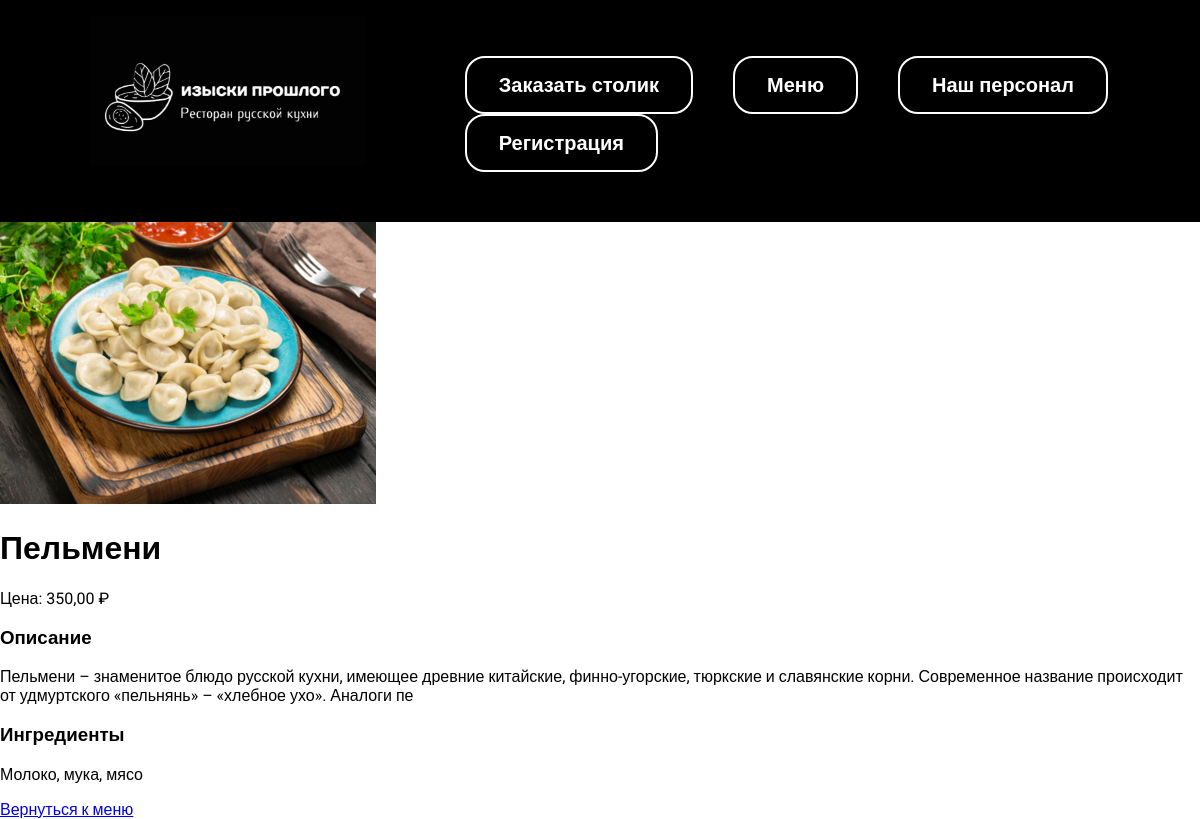
Page /dish/pelmeni/ on the committed database.
### view/models.py (models this page shows, shortened)
class Menu(models.Model):
    title = models.CharField(max_length=100)
    image = models.ImageField(upload_to='images/')
    recipe = models.CharField(max_length=2000)
    ingredients = models.CharField(max_length=1000)
    url = models.URLField(blank=True)
    rating = models.IntegerField(default=0, blank=True)
    price = models.DecimalField(max_digits=10, decimal_places=2)
    slug = models.SlugField(max_length=250, unique=True)

### view/views.py (the view)
# urls.py: path('dish/<slug:slug>/', views.dish, name='dish'),
def dish(request, slug):
    menu_item = get_object_or_404(Menu, slug=slug)
    return render(request, 'view/dish.html', {"menu_item": menu_item})

### view/templates/view/dish.html
{% extends 'view/base.html' %}
{% load static %}
{% block content %}
<div class="dish-container">
    <div class="dish-card">
        <div class="dish-image-section">
            <img class="dish-image" src="{{ menu_item.image.url }}" alt="{{ menu_item.title }}">
        </div>
        <div class="dish-info">
            <h1 class="dish-title">{{ menu_item.title }}</h1>
            <div class="price">
                Цена: {{ menu_item.price }} ₽
            </div>
            <div class="details">
                <div class="group">
                    <h3>Описание</h3>
                    <p class="recipe">{{ menu_item.recipe }}</p>
                </div>
                <div class="group">
                    <h3>Ингредиенты</h3>
                    <p class="ingredients">{{ menu_item.ingredients }}</p>
                </div>
            </div>
            <div class="back">
                <a href="{% url 'menu' %}">Вернуться к меню</a>
            </div>
        </div>
    </div>
</div>
{% endblock %}

### view/static/css/styleDip.css (style rules this page uses)
body { font-family: "Roboto", sans-serif; background: #ffffff; padding: 0; margin: 0; }

### rows in the picture
Menu: image (picture), title "Пельмени", price "350,00", recipe "Пельмени – знаменитое блюдо русской кухни, имеющее древние китайские, финно-угорские, тюркские и славянские корни. Современное название происходит от удмуртского «пельнянь» – «хлебное ухо». Аналоги пе", ingredients "Молоко, мука, мясо"
